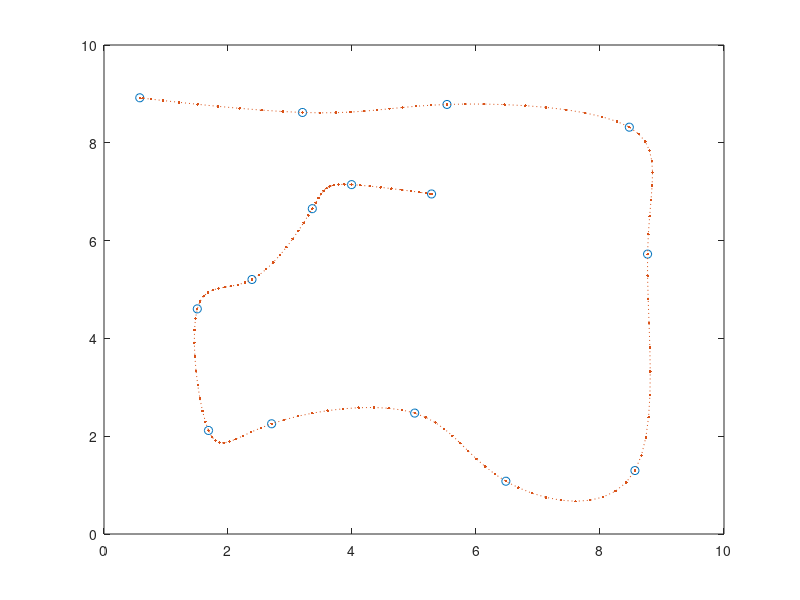

The MATLAB source for this figure:
load('data/waypoints.mat');
t= 0:14;
tq = 0:0.1:14;
slope0 = 0; slopeF = 0;
xq = spline(t, [slope0; x; slopeF], tq);
yq = spline(t, [slope0; y; slopeF], tq);
figure; plot(x, y, 'o', xq, yq, ':.');